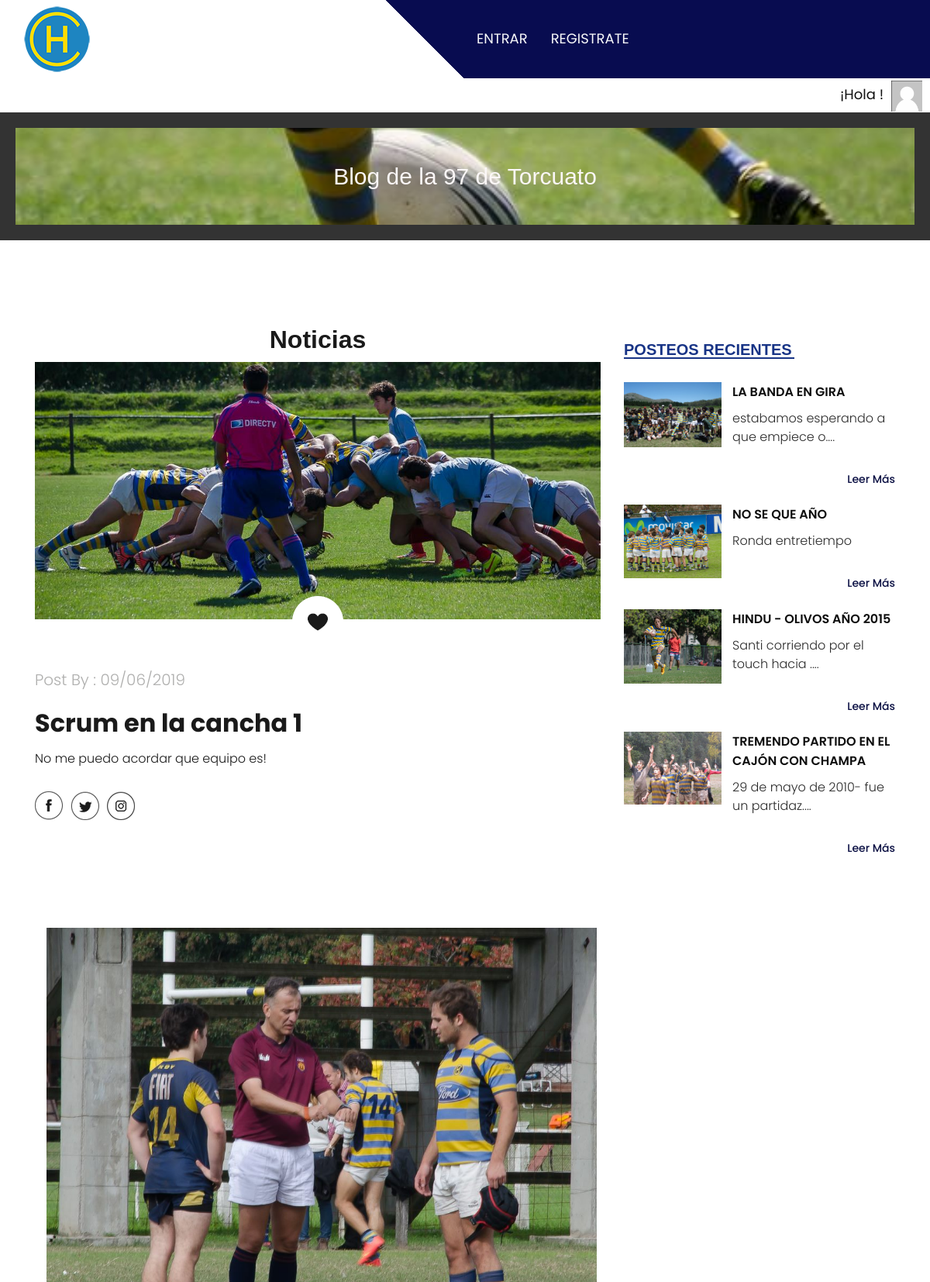
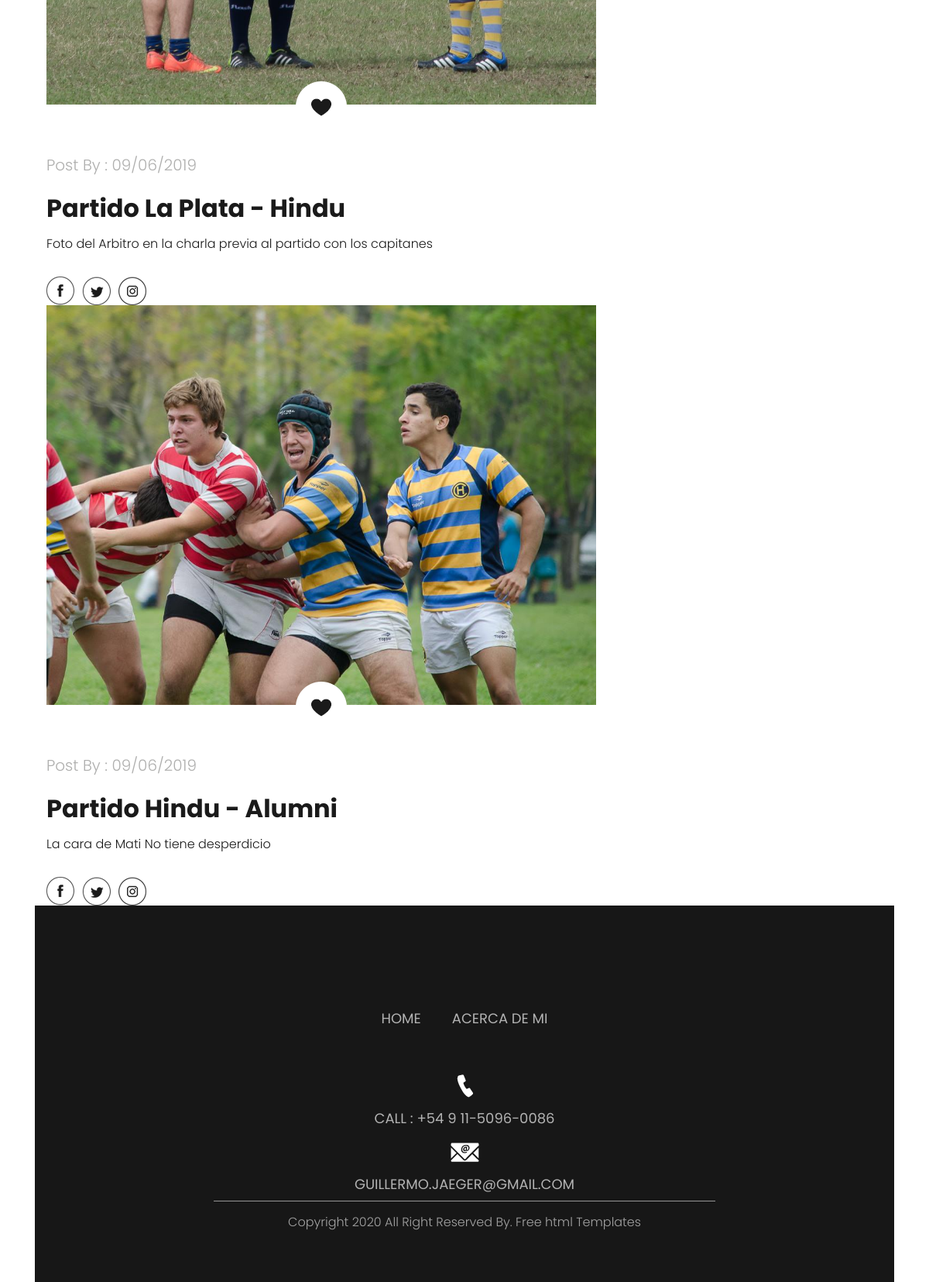
The page / on the database its author committed (2 pictures, top to bottom).
### Entradas/models.py (models this page shows, shortened)
class Entrada(models.Model):
    titulo = models.CharField(max_length=160)
    subtitulo = models.CharField(max_length=150)
    contenido = models.TextField()
    fecha = models.DateTimeField(auto_now_add=True)
    autor = models.ForeignKey(User, on_delete=models.CASCADE)
    imagen = models.ImageField(upload_to='img/')  # Debes configurar la carga de archivos estáticos

### Inicio/views.py (the view)
# urls.py: path("",inicio,name="inicio"),
def inicio(request):
    avatar = obtenerAvatar(request)
    entradas_recientes = posteosRecientes()
    return render(request, 'Inicio/inicio.html', {"avatar": avatar, "entradas_recientes": entradas_recientes})

### Inicio/views.py (called while the page is built)
def obtenerAvatar(request):
    avatares=Avatar.objects.filter(user=request.user.id)
    if len(avatares)!=0:
        return avatares[0].imagen.url
    else:
        return "/media/avatars/avatarpordefecto.png"

def posteosRecientes():
    entradas_recientes = Entrada.objects.order_by('-id')[:4]  # Obtener las últimas 4 entradas (o las que desees)
    return entradas_recientes

### templates/Inicio/inicio.html
{% extends "padre.html" %}
{% load static %}
 {% block contenido-principal %}
 <div class="about_section layout_padding">
   <div class="container">
      <div class="row">
         <div class="col-lg-8 col-sm-12">
            <h1 class="most_text" style="text-align: center;">Noticias</h1>
                 <div class="about_img"><img src="{% static 'images/10452845_752173014831462_1916323651311923862_o.jpg' %}" type="image/jpg"></div>
                  <div class="like_icon"><img src="{% static 'images/like-icon.png' %}"></div>
                  <p class="post_text">Post By : 09/06/2019</p>
                  <h2 class="most_text">Scrum en la cancha 1 <br></h2>
                  <p class="lorem_text">No me puedo acordar que equipo es!</p>
                  <div class="social_icon_main">
                     <div class="social_icon">
                        <ul>
                           <li><a href="https://www.facebook.com/lanoventaysiete.detorcuato"><img src="{% static 'images/fb-icon.png' %}"></a></li>
                           <li><a href="#"><img src="{% static 'images/twitter-icon.png' %}"></a></li>
                           <li><a href="#"><img src="{% static 'images/instagram-icon.png' %}"></a></li>
                        </ul>
                     </div>
                  </div>
               </div>
            <div class="col-lg-4 col-sm-12">
               <div class="newsletter_main">
                  <h1 class="recent_taital">Posteos Recientes</h1>
                  {% for entrada in entradas_recientes %}
                  <div class="recent_box">
                     <div class="recent_left">
                        <div class="image_6"><img src="{{ entrada.imagen.url }}" alt="{{ entrada.titulo }}" type="image/jpg"></div>
                     </div>
                     <div class="recent_right">
                        <h3 class="consectetur_text">{{ entrada.titulo }}</h3>
                        <p class="dolor_text">{{ entrada.contenido|slice:":35" }}{% if entrada.contenido|length > 35 %}....{% endif %}
                           <div class="read_bt"><a href="{% url 'Entradas:entradadetalle' entrada.id %}" style="font-size: 14px;; margin-top: 5px;">Leer Más</a></div>
                        </p>
                     </div>
                  </div>
                  {% endfor %}
            </div>
         </div>
      </div>
 {% endblock %}
{% block contenido %}
   <div class="tu_clase">
    <img src="{% static 'images/13113011_1175025305875285_3659323548521853765_o.jpg' %}" alt="Descripción de la imagen">
  <div class="like_icon"><img src="{% static 'images/like-icon.png' %}"></div>
  <p class="post_text">Post By : 09/06/2019</p>
  <h2 class="most_text">Partido La Plata - Hindu <br></h2>
  <p class="lorem_text">Foto del Arbitro en la charla previa al partido con los capitanes</p>
  <div class="social_icon_main">
     <div class="social_icon">
        <ul>
           <li><a href="https://www.facebook.com/lanoventaysiete.detorcuato"><img src="{% static 'images/fb-icon.png' %}"></a></li>
           <li><a href="#"><img src="{% static 'images/twitter-icon.png' %}"></a></li>
           <li><a href="#"><img src="{% static 'images/instagram-icon.png' %}"></a></li>
        </ul>
     </div>
  </div>
</div>
<div class="tu_clase">
    <img src="{% static 'images/14590118_1306179902759824_1155919796548668201_o.jpg' %}" alt="Descripción de la imagen">
  <div class="like_icon"><img src="{% static 'images/like-icon.png' %}"></div>
  <p class="post_text">Post By : 09/06/2019</p>
  <h2 class="most_text">Partido Hindu - Alumni <br></h2>
  <p class="lorem_text">La cara de Mati No tiene desperdicio</p>
  <div class="social_icon_main">
     <div class="social_icon">
        <ul>
           <li><a href="https://www.facebook.com/lanoventaysiete.detorcuato"><img src="{% static 'images/fb-icon.png' %}"></a></li>
           <li><a href="#"><img src="{% static 'images/twitter-icon.png' %}"></a></li>
           <li><a href="#"><img src="{% static 'images/instagram-icon.png' %}"></a></li>
        </ul>
     </div>
  </div>
</div>
{% endblock %}

### static/css/style.css (style rules this page uses)
* { box-sizing: border-box !important; transition: ease all 0.5s; }
html { scroll-behavior: smooth; }
body { color: #666666; font-size: 14px; font-family: Poppins; line-height: 1.80857; font-weight: normal; overflow-x: hidden; }
a { color: #1f1f1f; text-decoration: none !important; outline: none !important; -webkit-transition: all .3s ease-in-out; -moz-transition: all .3s ease-in-out; -ms-transition: all .3s ease-in-out; -o-transition: all .3s ease-in-out; transition: all .3s ease-in-out; }
h1, h2, h3, h4, h5, h6 { letter-spacing: 0; font-weight: normal; position: relative; padding: 0 0 10px 0; font-weight: normal; line-height: normal; color: #111111; margin: 0 }
h1 { font-size: 24px }
h2 { font-size: 22px }
h3 { font-size: 18px }
*, *::after, *::before { -webkit-box-sizing: border-box; -moz-box-sizing: border-box; box-sizing: border-box; }
ul, li, ol { margin: 0px; padding: 0px; list-style: none; }
p { margin: 20px; font-weight: 300; font-size: 15px; line-height: 24px; }
a { color: #222222; text-decoration: none; outline: none !important; }
a, .btn { text-decoration: none !important; outline: none !important; -webkit-transition: all .3s ease-in-out; -moz-transition: all .3s ease-in-out; -ms-transition: all .3s ease-in-out; -o-transition: all .3s ease-in-out; transition: all .3s ease-in-out; }
img { max-width: 100%; height: auto; }
.layout_padding { padding-top: 90px; padding-bottom: 0px; }
.about_section { width: 100%; float: left; padding-top: 90px; }
.about_img { width: 100%; float: left; }
.like_icon { width: 100%; float: left; text-align: center; position: relative; bottom: 30px; }
.post_text { width: 100%; float: left; font-size: 20px; color: #afafae; margin: 0px; }
.most_text { width: 100%; float: left; font-size: 32px; color: #1a1a1a; padding-top: 20px; font-weight: bold; }
.lorem_text { width: 100%; float: left; font-size: 16px; color: #1a1a1a; margin: 0px; }
.social_icon_main { width: 100%; display: flex; }
.social_icon { width: 100%; float: left; padding-top: 30px; }
.social_icon ul { margin: 0px; padding: 0px; }
.social_icon li { float: left; padding-right: 10px; }
.read_bt { width: 150px; float: right; text-align: right; padding-top: 30px; }
.read_bt a { font-size: 18px; color: #090e42; font-weight: 500; }
.newsletter_main { width: 100%; float: left; padding-top: 40px; }
.recent_taital { width: 100%; float: left; font-size: 20px; font-weight: bold; color: #183486; text-transform: uppercase; }
.recent_taital::after { content: ''; position: absolute; background-color: #183486; width: 220px; height: 2px; left: 0px; right: initial; margin: 0 auto; bottom: 10px; }
.recent_box { width: 100%; float: left; padding-top: 20px; }
.recent_left { width: 40%; float: left; }
.recent_right { width: 60%; float: left; }
.image_6 { width: 90%; float: left; }
.consectetur_text { width: 100%; float: left; font-size: 16px; color: #0e0e0e; text-transform: uppercase; font-weight: 600; }
.dolor_text { width: 100%; float: left; font-size: 16px; color: #2b2b2b; margin: 0px; }

### rows shown on the page
Entrada: imagen (picture), titulo "LA BANDA EN GIRA", contenido "estabamos esperando a que empiece o"
Entrada: imagen (picture), titulo "NO SE QUE AÑO", contenido "Ronda entretiempo"
Entrada: imagen (picture), titulo "HINDU - OLIVOS AÑO 2015", contenido "Santi corriendo por el touch hacia"
Entrada: imagen (picture), titulo "TREMENDO PARTIDO EN EL CAJÓN CON CHAMPA", contenido "29 de mayo de 2010- fue un partidaz"
